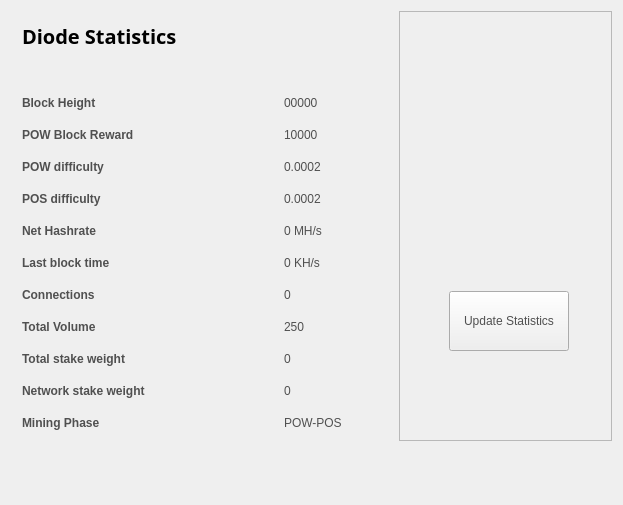
<?xml version="1.0" encoding="UTF-8"?>
<ui version="4.0">
 <class>StatisticsPage</class>
 <widget class="QWidget" name="StatisticsPage">
  <property name="windowModality">
   <enum>Qt::NonModal</enum>
  </property>
  <property name="geometry">
   <rect>
    <x>0</x>
    <y>0</y>
    <width>623</width>
    <height>505</height>
   </rect>
  </property>
  <property name="windowTitle">
   <string>Digging</string>
  </property>
  <property name="styleSheet">
   <string notr="true">color:#505050;
font-family:'Open Sans,sans-serif';</string>
  </property>
  <layout class="QGridLayout" name="gridLayout">
   <property name="sizeConstraint">
    <enum>QLayout::SetMaximumSize</enum>
   </property>
   <item row="0" column="1">
    <widget class="QFrame" name="frame">
     <property name="minimumSize">
      <size>
       <width>213</width>
       <height>0</height>
      </size>
     </property>
     <property name="frameShape">
      <enum>QFrame::StyledPanel</enum>
     </property>
     <property name="frameShadow">
      <enum>QFrame::Raised</enum>
     </property>
     <widget class="QPushButton" name="startButton">
      <property name="geometry">
       <rect>
        <x>50</x>
        <y>280</y>
        <width>120</width>
        <height>60</height>
       </rect>
      </property>
      <property name="sizePolicy">
       <sizepolicy hsizetype="Fixed" vsizetype="Fixed">
        <horstretch>0</horstretch>
        <verstretch>0</verstretch>
       </sizepolicy>
      </property>
      <property name="minimumSize">
       <size>
        <width>120</width>
        <height>60</height>
       </size>
      </property>
      <property name="autoFillBackground">
       <bool>false</bool>
      </property>
      <property name="styleSheet">
       <string notr="true"/>
      </property>
      <property name="text">
       <string>Update Statistics</string>
      </property>
     </widget>
     <widget class="QLabel" name="label">
      <property name="geometry">
       <rect>
        <x>10</x>
        <y>10</y>
        <width>191</width>
        <height>191</height>
       </rect>
      </property>
      <property name="text">
       <string/>
      </property>
      <property name="pixmap">
       <pixmap resource="../bitcoin.qrc">:/icons/coinbg</pixmap>
      </property>
      <property name="scaledContents">
       <bool>true</bool>
      </property>
     </widget>
    </widget>
   </item>
   <item row="0" column="0">
    <widget class="QFrame" name="gridFrame_2">
     <layout class="QGridLayout" name="gridLayout_4">
      <item row="3" column="0">
       <layout class="QFormLayout" name="formLayout_2">
        <property name="fieldGrowthPolicy">
         <enum>QFormLayout::FieldsStayAtSizeHint</enum>
        </property>
        <property name="horizontalSpacing">
         <number>139</number>
        </property>
        <property name="verticalSpacing">
         <number>18</number>
        </property>
        <property name="rightMargin">
         <number>0</number>
        </property>
        <item row="1" column="0">
         <widget class="QLabel" name="label_14">
          <property name="text">
           <string>&lt;html&gt;&lt;head/&gt;&lt;body&gt;&lt;p&gt;&lt;span style=&quot; font-weight:600;&quot;&gt;Block Height&lt;/span&gt;&lt;/p&gt;&lt;/body&gt;&lt;/html&gt;</string>
          </property>
         </widget>
        </item>
        <item row="1" column="1">
         <widget class="QLabel" name="heightBox">
          <property name="text">
           <string>00000</string>
          </property>
         </widget>
        </item>
        <item row="2" column="0">
         <widget class="QLabel" name="label_12">
          <property name="text">
           <string>&lt;html&gt;&lt;head/&gt;&lt;body&gt;&lt;p&gt;&lt;span style=&quot; font-weight:600;&quot;&gt;POW Block Reward&lt;/span&gt;&lt;/p&gt;&lt;/body&gt;&lt;/html&gt;</string>
          </property>
         </widget>
        </item>
        <item row="2" column="1">
         <widget class="QLabel" name="rewardBox">
          <property name="text">
           <string>10000</string>
          </property>
         </widget>
        </item>
        <item row="3" column="0">
         <widget class="QLabel" name="label_13">
          <property name="text">
           <string>&lt;html&gt;&lt;head/&gt;&lt;body&gt;&lt;p&gt;&lt;span style=&quot; font-weight:600;&quot;&gt;POW difficulty&lt;/span&gt;&lt;/p&gt;&lt;/body&gt;&lt;/html&gt;</string>
          </property>
         </widget>
        </item>
        <item row="3" column="1">
         <widget class="QLabel" name="diffBox">
          <property name="text">
           <string>0.0002</string>
          </property>
         </widget>
        </item>
        <item row="4" column="0">
         <widget class="QLabel" name="label_9">
          <property name="text">
           <string>&lt;html&gt;&lt;head/&gt;&lt;body&gt;&lt;p&gt;&lt;span style=&quot; font-weight:600;&quot;&gt;POS difficulty&lt;/span&gt;&lt;/p&gt;&lt;/body&gt;&lt;/html&gt;</string>
          </property>
         </widget>
        </item>
        <item row="4" column="1">
         <widget class="QLabel" name="diffBox2">
          <property name="text">
           <string>0.0002</string>
          </property>
         </widget>
        </item>
        <item row="5" column="1">
         <widget class="QLabel" name="pawrateBox">
          <property name="text">
           <string>0 MH/s</string>
          </property>
         </widget>
        </item>
        <item row="6" column="0">
         <widget class="QLabel" name="label3_2">
          <property name="sizePolicy">
           <sizepolicy hsizetype="Preferred" vsizetype="Maximum">
            <horstretch>0</horstretch>
            <verstretch>0</verstretch>
           </sizepolicy>
          </property>
          <property name="text">
           <string>&lt;html&gt;&lt;head/&gt;&lt;body&gt;&lt;p&gt;&lt;span style=&quot; font-weight:600;&quot;&gt;Last block time&lt;/span&gt;&lt;/p&gt;&lt;/body&gt;&lt;/html&gt;</string>
          </property>
         </widget>
        </item>
        <item row="6" column="1">
         <widget class="QLabel" name="localBox">
          <property name="text">
           <string>0 KH/s</string>
          </property>
         </widget>
        </item>
        <item row="7" column="0">
         <widget class="QLabel" name="label1_2">
          <property name="text">
           <string>&lt;html&gt;&lt;head/&gt;&lt;body&gt;&lt;p&gt;&lt;span style=&quot; font-weight:600;&quot;&gt;Connections&lt;/span&gt;&lt;/p&gt;&lt;/body&gt;&lt;/html&gt;</string>
          </property>
         </widget>
        </item>
        <item row="7" column="1">
         <widget class="QLabel" name="connectionBox">
          <property name="text">
           <string>0</string>
          </property>
         </widget>
        </item>
        <item row="8" column="0">
         <widget class="QLabel" name="label_8">
          <property name="text">
           <string>&lt;html&gt;&lt;head/&gt;&lt;body&gt;&lt;p&gt;&lt;span style=&quot; font-weight:600;&quot;&gt;Total Volume&lt;/span&gt;&lt;/p&gt;&lt;/body&gt;&lt;/html&gt;</string>
          </property>
         </widget>
        </item>
        <item row="8" column="1">
         <widget class="QLabel" name="volumeBox">
          <property name="text">
           <string>250</string>
          </property>
         </widget>
        </item>
        <item row="9" column="0">
         <widget class="QLabel" name="label_10">
          <property name="text">
           <string>&lt;html&gt;&lt;head/&gt;&lt;body&gt;&lt;p&gt;&lt;span style=&quot; font-weight:600;&quot;&gt;Total stake weight&lt;/span&gt;&lt;/p&gt;&lt;/body&gt;&lt;/html&gt;</string>
          </property>
         </widget>
        </item>
        <item row="9" column="1">
         <widget class="QLabel" name="minBox">
          <property name="text">
           <string>0</string>
          </property>
         </widget>
        </item>
        <item row="10" column="0">
         <widget class="QLabel" name="label_11">
          <property name="text">
           <string>&lt;html&gt;&lt;head/&gt;&lt;body&gt;&lt;p&gt;&lt;span style=&quot; font-weight:600;&quot;&gt;Network stake weight&lt;/span&gt;&lt;/p&gt;&lt;/body&gt;&lt;/html&gt;</string>
          </property>
         </widget>
        </item>
        <item row="10" column="1">
         <widget class="QLabel" name="maxBox">
          <property name="text">
           <string>0</string>
          </property>
         </widget>
        </item>
        <item row="11" column="0">
         <widget class="QLabel" name="label_15">
          <property name="text">
           <string>&lt;html&gt;&lt;head/&gt;&lt;body&gt;&lt;p&gt;&lt;span style=&quot; font-weight:600;&quot;&gt;Mining Phase&lt;/span&gt;&lt;/p&gt;&lt;/body&gt;&lt;/html&gt;</string>
          </property>
         </widget>
        </item>
        <item row="11" column="1">
         <widget class="QLabel" name="cBox">
          <property name="text">
           <string>POW-POS</string>
          </property>
         </widget>
        </item>
        <item row="5" column="0">
         <widget class="QLabel" name="label_16">
          <property name="text">
           <string>&lt;html&gt;&lt;head/&gt;&lt;body&gt;&lt;p&gt;&lt;span style=&quot; font-weight:600;&quot;&gt;Net Hashrate&lt;/span&gt;&lt;/p&gt;&lt;/body&gt;&lt;/html&gt;</string>
          </property>
         </widget>
        </item>
       </layout>
      </item>
      <item row="1" column="0">
       <layout class="QHBoxLayout" name="horizontalLayout_4">
        <property name="spacing">
         <number>7</number>
        </property>
        <item>
         <widget class="QLabel" name="label_5">
          <property name="font">
           <font>
            <family>Open Sans,sans-serif</family>
           </font>
          </property>
          <property name="text">
           <string>&lt;html&gt;&lt;head/&gt;&lt;body&gt;&lt;p&gt;&lt;span style=&quot; font-size:20px; font-weight:600; color:#000000;&quot;&gt;Diode Statistics&lt;/span&gt;&lt;/p&gt;&lt;/body&gt;&lt;/html&gt;</string>
          </property>
         </widget>
        </item>
        <item>
         <spacer name="horizontalSpacer_2">
          <property name="orientation">
           <enum>Qt::Horizontal</enum>
          </property>
          <property name="sizeHint" stdset="0">
           <size>
            <width>40</width>
            <height>20</height>
           </size>
          </property>
         </spacer>
        </item>
       </layout>
      </item>
      <item row="2" column="0">
       <spacer name="verticalSpacer_2">
        <property name="orientation">
         <enum>Qt::Vertical</enum>
        </property>
        <property name="sizeHint" stdset="0">
         <size>
          <width>20</width>
          <height>40</height>
         </size>
        </property>
       </spacer>
      </item>
     </layout>
    </widget>
   </item>
   <item row="1" column="0">
    <spacer name="verticalSpacer">
     <property name="orientation">
      <enum>Qt::Vertical</enum>
     </property>
     <property name="sizeHint" stdset="0">
      <size>
       <width>20</width>
       <height>40</height>
      </size>
     </property>
    </spacer>
   </item>
  </layout>
 </widget>
 <layoutdefault spacing="6" margin="11"/>
 <resources/>
 <connections/>
</ui>
